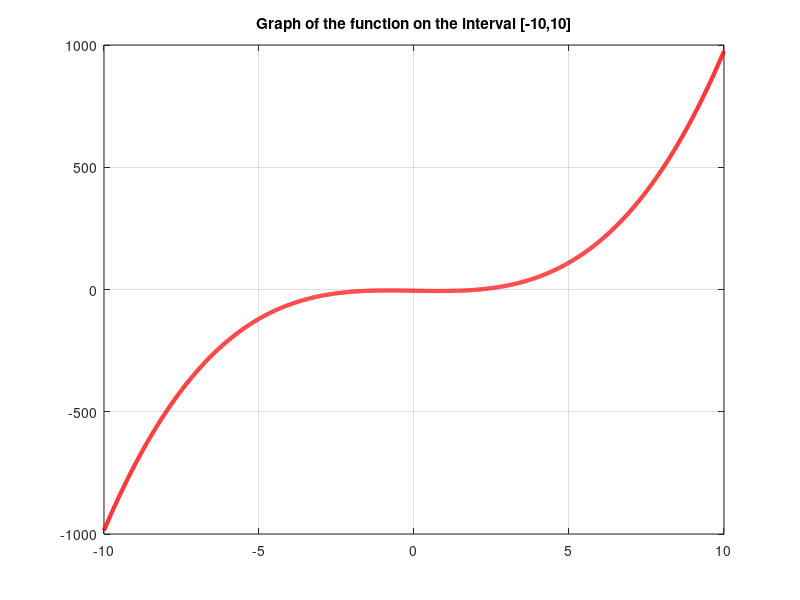
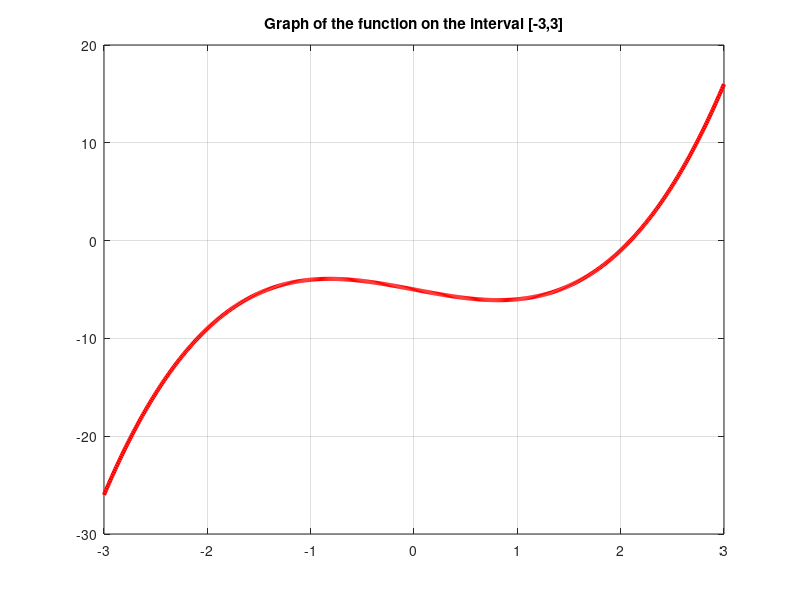

MATLAB code to generate these figures, in order: (Note: this script raises an error after producing the figures.)
%% Nelineâro vienâdojumu risinâðana "     

%% 1.piemçrs. 
% Atrisinât vienâdojumu ar Òûtona metodi 
clc, clear all, format compact, close all
format longG
f = @(x)x.^3-2.*x-5;
x_pr = -10:0.01:10;
plot(x_pr,f(x_pr),'r','LineWidth',3)
title(['Graph of the function on',...
       ' the interval [-10,10]'])
grid on

% turpinâjums
figure
x_pr = -3:0.01:3;
plot(x_pr,f(x_pr),'r','LineWidth',3)
title('Graph of the function on the interval [-3,3]')
grid on

% turpinâjums
x_app =[2]; % saknes tuvinâjums 
iter=6;     % max iterâciju skaits
syms x, fpr(x)=diff(f(x),x);
xn=x_app; M =zeros(iter,2);
for i=1:iter
   xn=xn-f(xn)/double(fpr(xn));
   M(i,1)=xn; M(i,2)=f(xn);
end
disp(['saknes tuvinâjums:  ',num2str(x_app(:))])
disp('              x                 f(x)')
disp(M)

% turpinâjums
disp('Atbilde:')
disp([' x = ',num2str(M(iter,1),6)]),format

%% 2.piemçrs. 
% Atrisinât vienâdojumu ar Òûtona metodi
clc, clear all,close all,format compact,format longG
f = @(x)x.^3-7*x.^2+11.01*x-5;
x_pr=-10:0.01:10;
plot(x_pr,f(x_pr),'r','LineWidth',3)
title('Graph of the function on the interval [-10,10]')
grid on

% turpinâjums
figure
x_pr = -1:0.01:6;
plot(x_pr,f(x_pr),'r','LineWidth',3)
title(['Graph of the function on the interval [-1,6]'])
grid on

% turpinâjums
figure
x_pr =0.8:0.01:1.2;
plot(x_pr,f(x_pr),'r','LineWidth',3)
title(['Graph of the function on the interval [0.8, 1.2]'])
grid on, grid minor

% turpinâjums
x_app =[0.95 1.05 5]; % sakòu tuvinâjumi 
iter=6;
syms x, fpr(x)=diff(f(x),x);
for j=1:3
    M =zeros(iter,2);
    xn=x_app(j);
    for i=1:iter
       xn=xn-f(xn)/double(fpr(xn));
       M(i,1)=xn; M(i,2)=f(xn);
    end
    disp(['saknes tuvinâjums:  ',num2str(x_app(j))])
    disp('              x                 f(x)')
    disp(M)
    xapp_val(j)=M(iter,1);
end  
disp('Atbilde:')
disp([' x1 = ',num2str(xapp_val(1),5),', x2 = ',num2str(xapp_val(2),6),...
      ',  x3 = ',num2str(xapp_val(3),6)])
format
 
%% 3.piemçrs.
% Atrisinât vienâdojumu ar hordu metodi .
clc, clear all,close all,format compact, format longG
f = @(x)x.^3-2*x-5;
x_pr = -10:0.01:10;
plot(x_pr,f(x_pr),'r','LineWidth',3)
title(['Graph of the function on the interval [-10,10]'])
grid on

% turpinâjums
figure
x_pr = -3:0.01:3;
plot(x_pr,f(x_pr),'r','LineWidth',3)
title(['Graph of the function on the interval [-3,3]'])
grid on

% turpinâjums
iter = 6;
xn = zeros(1,iter+2);
xn = [2 2.2]; 
for k=1:iter
    k_1=k+1; k_2=k+2;
    xn(k_2)=xn(k_1)-f(xn(k_1))*(xn(k_1)-xn(k))/(f(xn(k_1))-f(xn(k)));
end
M_pr(:,1)=xn(3:iter+2); M_pr(:,2)=f(xn(3:iter+2));
disp(['saknes tuvinâjumu intervâls: ', num2str(xn(1:2))])
disp('              x                 f(x)')
disp(M_pr)

% turpinâjums
disp('Atbilde: ')
disp([' x = ',num2str(M_pr(iter,1),5)])
format

%% 4.piemçrs.
% Izmantojot hordu metodi, atrast minimâlo pozitîvo skaitli a,
% kas apmierina vienâdojumu
clc, clear all,close all, format compact, format longG
integ=@(a,x)(2*x+3).^(1/3).*log(a.*x);
for a=1:10
    fun=@(x)integ(a,x);
    int_val(a) = integral(fun,2,3)-5;   
end
a_pr=1:10;
plot(a_pr,int_val,'r','LineWidth',3)
title(['Graph of the function f(a) on the interval [1 10]'])
xlabel('a'),ylabel('f(a)'),grid on

% turpinâjums
iter=6;
a_xn =zeros(1,iter+2);
a_xn=[4.7 5.1]; 
for i=1:2
    fun=@(x)integ(a_xn(i),x); f(i)=integral(fun,2,3)-5;
end

% turpinâjums
for k=1:iter
    k1=k+1; i=k+2;
    a_xn(i)=a_xn(k1)-f(k1)*(a_xn(k1)-a_xn(k))/(f(k1)-f(k));
    fun = @(x)integ(a_xn(i),x);  f(i)=integral(fun,2,3)-5; 
    M_pr(k,1)=a_xn(i);M_pr(k,2)=f(i);
end
disp(['skaitïa a  tuvinâjumu intervâls: ', num2str(a_xn(1:2))])
disp('            a                  f(x)')
disp(M_pr)

% turpinâjums
disp('Atbilde: ')
disp([' a = ',num2str(M_pr(iter,1),6)])
format

%% 5.piemçrs. 
% Izmantojot hordu metodi, atrast minimâlo pozitîvo skaitli a,
% kas apmierina vienâdojumu
clc, clear all,close all, format compact, format longG
integ=@(a,x)(2+a.*x.^4).^(1/2).*sin(x.^2);
for a=1:10
    fun=@(x)integ(a,x);
    int_val(a)=integral(fun,2,4)-5;   
end
a_pr=1:10;
plot(a_pr,int_val,'r','LineWidth',3)
title(['Graph of the function f(a) on the interval [1 10]'])
xlabel('a'),ylabel('f(a)'),grid on

%% turpinâjums
for a=11:20
    fun=@(x)integ(a,x);
    int_val(a)=integral(fun,2,4)-5;   
end
figure
a_pr = 11:20;
plot(a_pr,int_val(11:20),'r','LineWidth',3)
title(['Graph of the function f(a) on the interval [11 20]'])
xlabel('a'),ylabel('f(a)'),grid on

%% turpinâjums
iter=6;
a_xn =zeros(1,iter+2);
a_xn=[14 14.5]; 
for i=1:2
    fun=@(x)integ(a_xn(i),x); f(i)=integral(fun,2,4)-5;
end
for k=1:iter
    k1=k+1; i=k+2;
    a_xn(i)=a_xn(k1)-f(k1)*(a_xn(k1)-a_xn(k))/(f(k1)-f(k));
    fun=@(x)integ(a_xn(i),x);  f(i)=integral(fun,2,4)-5; 
    M_pr(k,1)=a_xn(i); M_pr(k,2)=f(i);
end
disp(['skaitïa a  tuvinâjumu intervâls: ', num2str(a_xn(1:2))])
disp('            a                  f(x)')
disp(M_pr)

% turpinâjums
disp('Atbilde: ')
disp([' a = ',num2str(M_pr(iter-1,1),8)])
format

%% Tirgus lîdsvars

%% Uzdevumi patstâvîgai risinâðanai
%% 1.UZDEVUMS
clc, clear all, format compact, close all
format longG
f = @(x) x / 4 + 3 - sin (x + 0.2);
x_pr = -10:0.01:10;
plot(x_pr,f(x_pr),'r','LineWidth',3)
title(['Graph of the function on',...
       ' the interval [-10,10]'])
grid on

%% turpinâjums
figure
x_pr = -17:0.01:-8;
plot(x_pr,f(x_pr),'r','LineWidth',3)
title('Graph of the function on the interval [-3,3]')
grid on

%% turpinâjums - sakne 1
x_app =[-15]; % saknes tuvinâjums 1
iter=6;     % max iterâciju skaits
syms x, fpr(x)=diff(f(x),x);
xn=x_app; M =zeros(iter,2);
for i=1:iter
   xn=xn-f(xn)/double(fpr(xn));
   M(i,1)=xn; M(i,2)=f(xn);
end
disp(['saknes tuvinâjums:  ',num2str(x_app(:))])
disp('              x                 f(x)')
disp(M)

% turpinâjums
disp('Atbilde:')
disp([' x1 = ',num2str(M(iter,1),6)]),format
%% turpinâjums - sakne 2
x_app =[-13]; % saknes tuvinâjums 1
iter=6;     % max iterâciju skaits
syms x, fpr(x)=diff(f(x),x);
xn=x_app; M =zeros(iter,2);
for i=1:iter
   xn=xn-f(xn)/double(fpr(xn));
   M(i,1)=xn; M(i,2)=f(xn);
end
disp(['saknes tuvinâjums:  ',num2str(x_app(:))])
disp('              x                 f(x)')
disp(M)

% turpinâjums
disp('Atbilde:')
disp([' x2 = ',num2str(M(iter,1),6)]),format
%% turpinâjums - sakne 3
x_app =[-10]; % saknes tuvinâjums 1
iter=6;     % max iterâciju skaits
syms x, fpr(x)=diff(f(x),x);
xn=x_app; M =zeros(iter,2);
for i=1:iter
   xn=xn-f(xn)/double(fpr(xn));
   M(i,1)=xn; M(i,2)=f(xn);
end
disp(['saknes tuvinâjums:  ',num2str(x_app(:))])
disp('              x                 f(x)')
disp(M)

% turpinâjums
disp('Atbilde:')
disp([' x3 = ',num2str(M(iter,1),6)]),format
%% 2. UZDEVUMS
clc, clear all, format compact, close all
format longG
f = @(x) x .^ 2 - 4 * x + 4 - 2 * cos(2*x);
x_pr = -10:0.01:10;
plot(x_pr,f(x_pr),'r','LineWidth',3)
title(['Graph of the function on',...
       ' the interval [-10,10]'])
grid on
%% 
x_pr = -2:0.01:4;
plot(x_pr,f(x_pr),'r','LineWidth',3)
title(['Graph of the function on',...
       ' the interval [-10,10]'])
grid on
%% turpinâjums - sakne 1
x_app =[2.3]; % saknes tuvinâjums 1
iter=6;     % max iterâciju skaits
syms x, fpr(x)=diff(f(x),x);
xn=x_app; M =zeros(iter,2);
for i=1:iter
   xn=xn-f(xn)/double(fpr(xn));
   M(i,1)=xn; M(i,2)=f(xn);
end
disp(['saknes tuvinâjums:  ',num2str(x_app(:))])
disp('              x                 f(x)')
x1 = M(iter,1)
%% turpinâjums - sakne 2
x_app =[3.3]; % saknes tuvinâjums 1
iter=6;     % max iterâciju skaits
syms x, fpr(x)=diff(f(x),x);
xn=x_app; M =zeros(iter,2);
for i=1:iter
   xn=xn-f(xn)/double(fpr(xn));
   M(i,1)=xn; M(i,2)=f(xn);
end
disp(['saknes tuvinâjums:  ',num2str(x_app(:))])
disp('              x                 f(x)')
x2 = M(iter,1)

%% 
disp(['Atbilde: x1 = ' num2str(x1, 6) ', x2 = ' num2str(x2, 6)])
%% 3. UZDEVUMS
clc, clear all,close all, format compact, format longG
f = @(x) sin(x) - 2 * log(x);

a_pr=-5:0.1:3;
plot(a_pr,f(a_pr),'r','LineWidth',3)
title(['Graph of the function f(a) on the interval [1 10]'])
xlabel('a'),ylabel('f(a)'),grid on

%%
iter = 6;
xn = zeros(1,iter+2);
xn = [ 1.5 1.9 ];
for k=1:iter
    k_1=k+1; k_2=k+2;
    xn(k_2)=xn(k_1)-f(xn(k_1))*(xn(k_1)-xn(k))/(f(xn(k_1))-f(xn(k)));
end
M_pr(:,1)=xn(3:iter+2); M_pr(:,2)=f(xn(3:iter+2));
disp(['saknes tuvinâjumu intervâls: ', num2str(xn(1:2))])
disp('              x                 f(x)')
disp(M_pr)
x1 = M_pr(iter, 1)
%% skatāmies tikai x > 0
% iter = 6;
% xn = zeros(1,iter+2);
% xn = [ -0.9 -0.5 ];
% for k=1:iter
%     k_1=k+1; k_2=k+2;
%     xn(k_2)=xn(k_1)-f(xn(k_1))*(xn(k_1)-xn(k))/(f(xn(k_1))-f(xn(k)));
% end
% M_pr(:,1)=xn(3:iter+2); M_pr(:,2)=f(xn(3:iter+2));
% disp(['saknes tuvinâjumu intervâls: ', num2str(xn(1:2))])
% disp('              x                 f(x)')
% disp(M_pr)
% x1 = M_pr(iter, 1)
x_pr = -2:0.01:4;
plot(x_pr,f(x_pr),'r','LineWidth',3)
title(['Graph of the function on',...
       ' the interval [-10,10]'])
grid on
%% 
disp(['Atbilde: x1 = ' num2str(x1, 6)])
%% 4. UZDEVUMS
clc, clear all,close all, format compact, format longG
integ = @(a,x) sqrt(a .* sin(x) + x .^ 3);
for a=1:10
    fun=@(x) integ(a,x);
    int_val(a)=integral(fun,0,1)-1;   
end
a_pr=1:10;
plot(a_pr,int_val,'r','LineWidth',3)
title(['Graph of the function f(a) on the interval [1 10]'])
xlabel('a'),ylabel('f(a)'),grid on

%% turpinâjums
iter=6;
a_xn =zeros(1,iter+2);
a_xn=[0.5 1.5]; 
for i=1:2
    fun=@(x)integ(a_xn(i),x); f(i)=integral(fun,0,1)-1;
end
for k=1:iter
    k1=k+1; i=k+2;
    a_xn(i)=a_xn(k1)-f(k1)*(a_xn(k1)-a_xn(k))/(f(k1)-f(k));
    fun=@(x)integ(a_xn(i),x); 
    f(i)=integral(fun,0,1)-1; 
    M_pr(k,1)=a_xn(i); M_pr(k,2)=f(i);
end
disp(['skaitïa a  tuvinâjumu intervâls: ', num2str(a_xn(1:2))])
disp('            a                  f(x)')
disp(M_pr)

% turpinâjums
disp('Atbilde: ')
disp([' a = ',num2str(M_pr(iter-1,1),8)])
format
%% 5.uzdevums
clc, clear all,close all, format compact, format longG
integ = @(a,x) sqrt(a .* x .^ 3 + 1);

vv = zeros(10, 2);

for i=1:10
    a = i - 1;
    fun=@(x) integ(a,x);
    vv(i, 1) = a;
    vv(i, 2) = integral(fun,1,2) - 2;   
end

plot(vv(:,1),vv(:, 2),'r','LineWidth',3)
title(['Graph of the function f(a) on the interval [1 10]'])
xlabel('a'),ylabel('f(a)'),grid on

%% turpinâjums
iter=6;
a_xn =zeros(1,iter+2);
a_xn=[0.5 1]; 
for i=1:2
    fun=@(x)integ(a_xn(i),x);
    f(i)=integral(fun,1,2) - 2;
end
for k=1:iter
    k1=k+1; i=k+2;
    a_xn(i)=a_xn(k1)-f(k1)*(a_xn(k1)-a_xn(k))/(f(k1)-f(k));
    fun=@(x)integ(a_xn(i),x);
    f(i)=integral(fun,1,2) - 2;
    M_pr(k,1)=a_xn(i); M_pr(k,2)=f(i);
end
disp(['skaitïa a  tuvinâjumu intervâls: ', num2str(a_xn(1:2))])
disp('            a                  f(x)')
disp(M_pr)

% turpinâjums
disp('Atbilde: ')
disp([' a = ',num2str(M_pr(iter-1,1),8)])
format
%% 6.uzdevums
clc, clear all, format compact, close all
format longG
f = @(x) sin(x) .* log(x + 5) - sqrt(x + 1);
x_pr = -1:0.01:10;
plot(x_pr,f(x_pr),'r','LineWidth',3)
title(['Graph of the function on',...
       ' the interval [-10,10]'])
grid on
%% 
x_pr = 0:0.01:3;
plot(x_pr,f(x_pr),'r','LineWidth',3)
title(['Graph of the function on',...
       ' the interval [-10,10]'])
grid on
%% turpinâjums - sakne 1
x_app =[ 0.88 ]; % saknes tuvinâjums 1
iter=6;     % max iterâciju skaits
syms x, fpr(x)=diff(f(x),x);
xn=x_app; M =zeros(iter,2);
for i=1:iter
   xn=xn-f(xn)/double(fpr(xn));
   M(i,1)=xn; M(i,2)=f(xn);
end
disp(['saknes tuvinâjums:  ',num2str(x_app(:))])
disp('              x                 f(x)')
x1 = M(iter,1)
%% turpinâjums - sakne 2
x_app =[2.04]; % saknes tuvinâjums 1
iter=6;     % max iterâciju skaits
syms x, fpr(x)=diff(f(x),x);
xn=x_app; M =zeros(iter,2);
for i=1:iter
   xn=xn-f(xn)/double(fpr(xn));
   M(i,1)=xn; M(i,2)=f(xn);
end
disp(['saknes tuvinâjums:  ',num2str(x_app(:))])
disp('              x                 f(x)')
x2 = M(iter,1)

%% 
disp(['Atbilde: x1 = ' num2str(x1, 6) ', x2 = ' num2str(x2, 6)])
%% 7.UZDEVUMS
clc, clear all,close all, format compact, format longG
f = @(x) 4 .* cos(x .^2) - sqrt(1 + x .^ 3);

a_pr=2.3:0.1:2.6;
plot(a_pr,f(a_pr),'r','LineWidth',3)
title(['Graph of the function f(a) on the interval [1 10]'])
xlabel('a'),ylabel('f(a)'),grid on

%%
iter = 6;
xn = zeros(1,iter+2);
xn = [ 1 1.2 ];
for k=1:iter
    k_1=k+1; k_2=k+2;
    xn(k_2)=xn(k_1)-f(xn(k_1))*(xn(k_1)-xn(k))/(f(xn(k_1))-f(xn(k)));
end
M_pr(:,1)=xn(3:iter+2); M_pr(:,2)=f(xn(3:iter+2));
disp(['saknes tuvinâjumu intervâls: ', num2str(xn(1:2))])
disp('              x                 f(x)')
disp(M_pr)
x1 = M_pr(iter, 1)
%% 8.UZDEVUMS
clc, clear all,close all, format compact, format longG
integ = @(a,x) log(1 + a .* x + x .^ 3);
for a=1:10
    fun=@(x) integ(a,x);
    int_val(a)=integral(fun,0,1) - 1;   
end
a_pr=1:10;
plot(a_pr,int_val,'r','LineWidth',3)
title(['Graph of the function f(a) on the interval [1 10]'])
xlabel('a'),ylabel('f(a)'),grid on

%% turpinâjums
iter=6;
a_xn =zeros(1,iter+2);
a_xn=[ 3.2 3.9 ]; 
for i=1:2
    fun=@(x) integ(a_xn(i),x);
    f(i)=integral(fun,0,1) - 1; 
end
for k=1:iter
    k1=k+1; i=k+2;
    a_xn(i)=a_xn(k1)-f(k1)*(a_xn(k1)-a_xn(k))/(f(k1)-f(k));

    fun=@(x) integ(a_xn(i),x);
    f(i)=integral(fun,0,1) - 1; 

    M_pr(k,1)=a_xn(i);
    M_pr(k,2)=f(i);
end
disp(['skaitïa a  tuvinâjumu intervâls: ', num2str(a_xn(1:2))])
disp('            a                  f(x)')
disp(M_pr)

% turpinâjums
disp('Atbilde: ')
disp([' a = ',num2str(M_pr(iter-1,1),8)])
format
%% 9.UZDEVUMS
clc, clear all,close all, format compact, format longG
f = @(x) sin(3 .* x) - x .^ 2 ./ 5 + x - 0.2;

a_pr=-5:0.1:10;
plot(a_pr,f(a_pr),'r','LineWidth',3)
xlabel('a'),ylabel('f(a)'),grid on

%%
a_pr=1:0.01:2;
plot(a_pr,f(a_pr),'r','LineWidth',3)
xlabel('a'),ylabel('f(a)'),grid on
%%
a_pr=3:0.01:4;
plot(a_pr,f(a_pr),'r','LineWidth',3)
xlabel('a'),ylabel('f(a)'),grid on
%% x0
a_pr=-0.5:0.01:0.5;
plot(a_pr,f(a_pr),'r','LineWidth',3)
xlabel('a'),ylabel('f(a)'),grid on
%% x5
a_pr=4.5:0.01:6;
plot(a_pr,f(a_pr),'r','LineWidth',3)
xlabel('a'),ylabel('f(a)'),grid on
%% sakne 0
iter = 6;
xn = zeros(1,iter+2);
xn = [ 0 0.1 ];
for k=1:iter
    k_1=k+1; k_2=k+2;
    xn(k_2)=xn(k_1)-f(xn(k_1))*(xn(k_1)-xn(k))/(f(xn(k_1))-f(xn(k)));
end
M_pr(:,1)=xn(3:iter+2); M_pr(:,2)=f(xn(3:iter+2));
disp(['saknes tuvinâjumu intervâls: ', num2str(xn(1:2))])
disp('              x                 f(x)')
disp(M_pr)
x0 = M_pr(iter, 1)
%% sakne 1
iter = 6;
xn = zeros(1,iter+2);
xn = [ 1.3 1.4 ];
for k=1:iter
    k_1=k+1; k_2=k+2;
    xn(k_2)=xn(k_1)-f(xn(k_1))*(xn(k_1)-xn(k))/(f(xn(k_1))-f(xn(k)));
end
M_pr(:,1)=xn(3:iter+2); M_pr(:,2)=f(xn(3:iter+2));
disp(['saknes tuvinâjumu intervâls: ', num2str(xn(1:2))])
disp('              x                 f(x)')
disp(M_pr)
x1 = M_pr(iter, 1)
%% sakne 2
iter = 6;
xn = zeros(1,iter+2);
xn = [ 1.65 1.75 ];
for k=1:iter
    k_1=k+1; k_2=k+2;
    xn(k_2)=xn(k_1)-f(xn(k_1))*(xn(k_1)-xn(k))/(f(xn(k_1))-f(xn(k)));
end
M_pr(:,1)=xn(3:iter+2); M_pr(:,2)=f(xn(3:iter+2));
disp(['saknes tuvinâjumu intervâls: ', num2str(xn(1:2))])
disp('              x                 f(x)')
disp(M_pr)
x2 = M_pr(iter, 1)
%% sakne 3
iter = 6;
xn = zeros(1,iter+2);
xn = [ 3.4 3.6 ];
for k=1:iter
    k_1=k+1; k_2=k+2;
    xn(k_2)=xn(k_1)-f(xn(k_1))*(xn(k_1)-xn(k))/(f(xn(k_1))-f(xn(k)));
end
M_pr(:,1)=xn(3:iter+2); M_pr(:,2)=f(xn(3:iter+2));
disp(['saknes tuvinâjumu intervâls: ', num2str(xn(1:2))])
disp('              x                 f(x)')
disp(M_pr)
x3 = M_pr(iter, 1)

%% sakne 4
iter = 6;
xn = zeros(1,iter+2);
xn = [ 3.9 4 ];
for k=1:iter
    k_1=k+1; k_2=k+2;
    xn(k_2)=xn(k_1)-f(xn(k_1))*(xn(k_1)-xn(k))/(f(xn(k_1))-f(xn(k)));
end
M_pr(:,1)=xn(3:iter+2); M_pr(:,2)=f(xn(3:iter+2));
disp(['saknes tuvinâjumu intervâls: ', num2str(xn(1:2))])
disp('              x                 f(x)')
disp(M_pr)
x4 = M_pr(iter, 1)
%% sakne 5
iter = 6;
xn = zeros(1,iter+2);
xn = [ 5 5.5 ];
for k=1:iter
    k_1=k+1; k_2=k+2;
    xn(k_2)=xn(k_1)-f(xn(k_1))*(xn(k_1)-xn(k))/(f(xn(k_1))-f(xn(k)));
end
M_pr(:,1)=xn(3:iter+2); M_pr(:,2)=f(xn(3:iter+2));
disp(['saknes tuvinâjumu intervâls: ', num2str(xn(1:2))])
disp('              x                 f(x)')
disp(M_pr)
x5 = M_pr(iter, 1)
%% 
disp(['Atbilde: '])
disp(['x0 = ' num2str(x0, 6)])
disp(['x1 = ' num2str(x1, 6)])
disp(['x2 = ' num2str(x2, 6)])
disp(['x3 = ' num2str(x3, 6)])
disp(['x4 = ' num2str(x4, 6)])
disp(['x5 = ' num2str(x5, 6)])